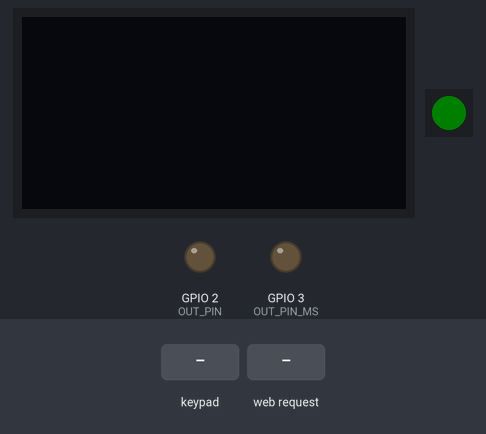
The program below on a simulated ESP32-S3. Shown: 128×64 one-colour display, 1 RGB LEDs in strip order, left to right, output pins drawn as LEDs (lit = HIGH). Wiring (inferred from the names in the program): 4×4 keypad with keys 1 2 3 A 4 5 6 B 7 8 9 C * 0 # D: rows GPIO 10, GPIO 11, GPIO 12, GPIO 13; columns GPIO 4, GPIO 5, GPIO 6, GPIO 7. The inputs (shaded band) are chosen by the test bench. Dim RGB values are drawn brighter than linear; EEPROM starts erased; pins used as bus, display or sensor lines are not drawn.

Above: at 1.2 s.
1.3 s: keypad keys 1 2 3 4 5 6 7 8 * pressed 0.4 s apart
At 2.3 s:
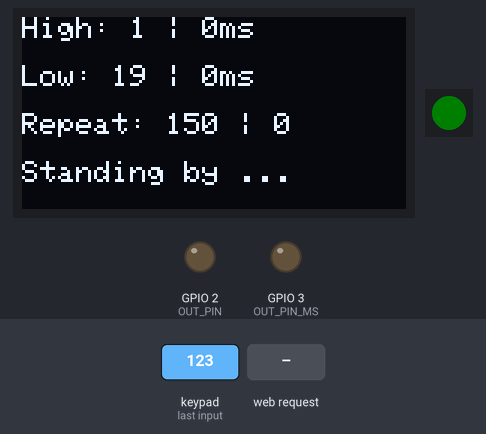
6.4 s: HTTP request GET /modeB?h=1&l=1&r=1 received
At 8.1 s:
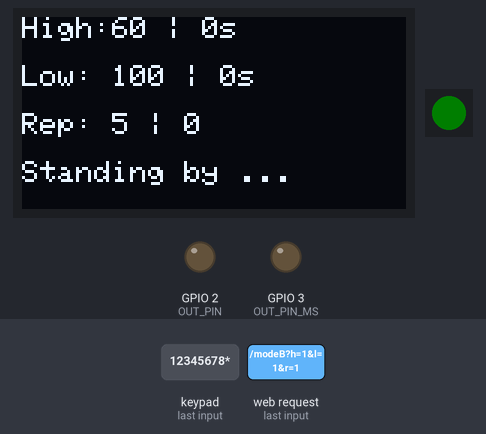
8.3 s: keypad keys 4 5 6 7 * pressed 0.4 s apart
At 10.7 s:
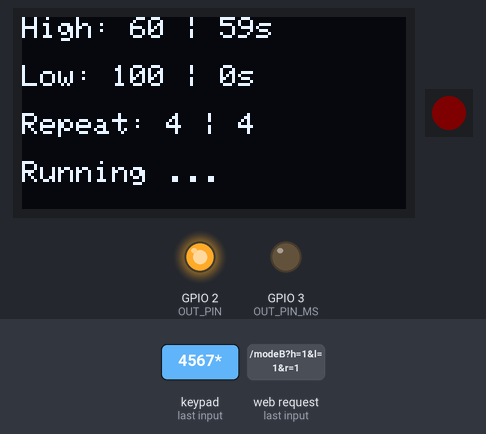
11.8 s: HTTP request GET /modeA?h=1&l=1&r=1 received
At 11.92 s:
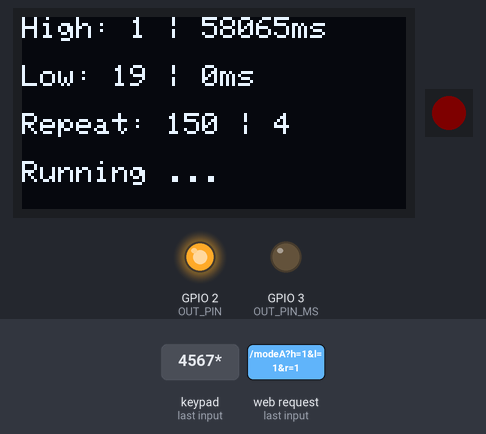
13.6 s: keypad keys 1 0 1 1 1 2 1 3 * pressed 0.4 s apart
At 16.6 s:
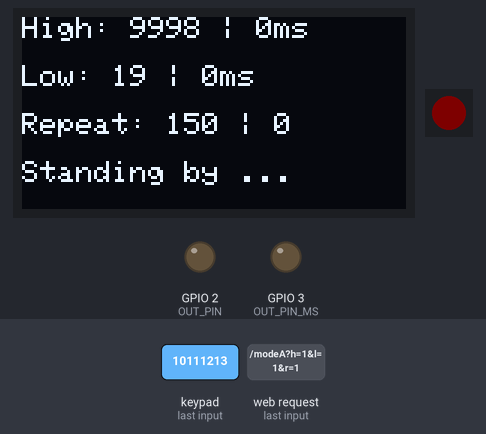
18.7 s: HTTP request GET /modeB received
At 19.7 s:
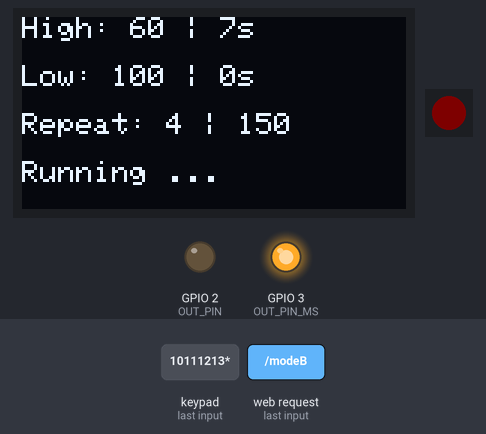
Timing chart, 0 to 28.3 s (numbered marks = the images above; inputs shaded):
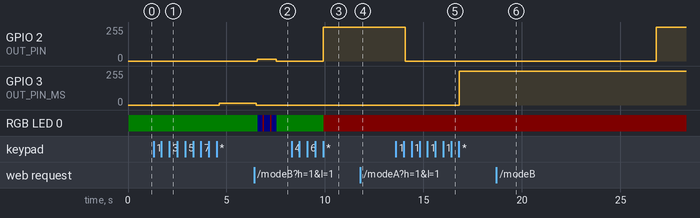

The program:

main.cpp
```cpp
#include <Arduino.h>
#include <Wire.h>
#include <Adafruit_GFX.h>
#include <Adafruit_SSD1306.h>
#include <Adafruit_NeoPixel.h>
#include <Keypad.h>
#include <Preferences.h>
#include <WiFi.h>
#include <WebServer.h>

// ==================== 引脚 ====================
#define OLED_SDA    19
#define OLED_SCL    20
#define RGB_PIN     48
#define OUT_PIN     2
#define OUT_PIN_MS  3

// ==================== OLED ====================
#define SCREEN_WIDTH  128
#define SCREEN_HEIGHT 64
Adafruit_SSD1306 display(SCREEN_WIDTH, SCREEN_HEIGHT, &Wire, -1);

// ==================== WS2812 ====================
#define NUMPIXELS 1
Adafruit_NeoPixel pixels(NUMPIXELS, RGB_PIN, NEO_GRB + NEO_KHZ800);

// ==================== 4x4 键盘 ====================
const byte ROWS = 4, COLS = 4;
char keys[ROWS][COLS] = {
  {'1','2','3','A'},
  {'4','5','6','B'},
  {'7','8','9','C'},
  {'*','0','#','D'}
};
byte rowPins[ROWS] = {10,11,12,13};
byte colPins[COLS]  = {4,5,6,7};
Keypad keypad = Keypad(makeKeymap(keys), rowPins, colPins, ROWS, COLS);

// ==================== WiFi ====================
const char* WIFI_SSID = "ESP32-GotoLab";
const char* WIFI_PASS = "12345678";
WebServer server(80);

// ==================== 参数（两套独立） ====================
unsigned long highTime, lowTime;
int repeatCount;

unsigned long highTime_s,  lowTime_s;   int repeatCount_s;
unsigned long highTime_ms, lowTime_ms;  int repeatCount_ms;

const unsigned long MIN_VAL = 0;
const unsigned long MAX_VAL = 9999;

bool isMsMode = false;

// ==================== 运行状态（volatile，双核共享） ====================
volatile bool     isRunning   = false;
volatile bool     outputHigh  = false;
volatile int      repCount    = 0;
volatile int      g_repeat    = 1;

volatile uint32_t g_highMs    = 500;
volatile uint32_t g_lowMs     = 500;
volatile uint32_t tickCount   = 0;
volatile uint32_t tickTarget  = 0;
volatile uint32_t dbg_remainMs = 0;

// 中断通知 UI 需要更新 RGB 灯和屏幕
// 0=无事, 1=变HIGH, 2=变LOW, 3=完成
volatile uint8_t rgbEvent = 0;

// ==================== 定时器就绪标志 ====================
volatile bool waveTimerReady = false;
hw_timer_t *waveTimer = NULL;

// ==================== 长按参数 ====================
const unsigned long HOLD_DELAY = 400;
const unsigned long FAST_RATE  = 60;

char          curKey     = 0;
char          lastKey    = 0;
bool          holdActive = false;
unsigned long pressStart = 0;
unsigned long lastRepeat = 0;

// ==================== Flash 存储 ====================
Preferences prefs;

// ==================== 函数声明 ====================
void loadData(); void saveData();
void updateScreen(); void forceUpdateScreen();
void setRGB(uint8_t r, uint8_t g, uint8_t b);
void startWave(); void stopWave();
void modify(char k);
char scanKey();
void switchToSecondMode(); void switchToMsMode();
void startWiFi();
void handleRoot(); void handleSet();
void handleStart(); void handleStop();
void handleModeA(); void handleModeB();

// ==============================================
// 核心1：定时器中断，固定每 1ms 触发一次
// ==============================================
void IRAM_ATTR onWaveTimer() {
  if (!isRunning) return;

  tickCount++;
  dbg_remainMs = (tickTarget > tickCount) ? (tickTarget - tickCount) : 0;

  if (tickCount < tickTarget) return;

  if (outputHigh) {
    // 高电平结束 → 切低电平
    if (isMsMode) digitalWrite(OUT_PIN_MS, LOW);
    else          digitalWrite(OUT_PIN,    LOW);
    outputHigh   = false;
    tickCount    = 0;
    tickTarget   = g_lowMs;
    dbg_remainMs = g_lowMs;
    rgbEvent     = 2;  // 通知UI变蓝

  } else {
    // 低电平结束 → 检查 repeat
    repCount++;
    if (repCount >= g_repeat) {
      // 全部完成
      if (isMsMode) digitalWrite(OUT_PIN_MS, LOW);
      else          digitalWrite(OUT_PIN,    LOW);
      isRunning    = false;
      outputHigh   = false;
      tickCount    = 0;
      tickTarget   = 0;
      dbg_remainMs = 0;
      rgbEvent     = 3;  // 通知UI变绿+刷屏
      return;
    }
    // 继续下一个高电平
    if (isMsMode) digitalWrite(OUT_PIN_MS, HIGH);
    else          digitalWrite(OUT_PIN,    HIGH);
    outputHigh   = true;
    tickCount    = 0;
    tickTarget   = g_highMs;
    dbg_remainMs = g_highMs;
    rgbEvent     = 1;  // 通知UI变红
  }
}

// ==============================================
// 核心1 任务
// ==============================================
void wave_task(void *arg) {
  waveTimer = timerBegin(1, 80, true);
  timerAttachInterrupt(waveTimer, &onWaveTimer, true);
  timerAlarmWrite(waveTimer, 1000, true);  // 固定 1ms auto-reload
  waveTimerReady = true;
  while (1) {
    vTaskDelay(pdMS_TO_TICKS(100));
  }
}

// ==============================================
// 核心0 任务：全部 UI 逻辑
// ==============================================
void ui_task(void *arg) {
  Wire.begin(OLED_SDA, OLED_SCL);
  display.begin(SSD1306_SWITCHCAPVCC, 0x3C);
  display.setTextSize(1);
  display.setTextColor(SSD1306_WHITE);

  pixels.begin();
  setRGB(0, 255, 0);  // 启动时绿色

  pinMode(OUT_PIN,    OUTPUT); digitalWrite(OUT_PIN,    LOW);
  pinMode(OUT_PIN_MS, OUTPUT); digitalWrite(OUT_PIN_MS, LOW);

  for (byte r = 0; r < ROWS; r++) {
    pinMode(rowPins[r], OUTPUT);
    digitalWrite(rowPins[r], HIGH);
  }
  for (byte c = 0; c < COLS; c++) pinMode(colPins[c], INPUT_PULLUP);

  loadData();
  startWiFi();
  updateScreen();

  while (1) {
    server.handleClient();
    curKey = scanKey();

    // ---- 处理中断发来的 RGB 事件 ----
    if (rgbEvent != 0) {
      uint8_t ev = rgbEvent;
      rgbEvent = 0;
      if (!isMsMode) {
        if      (ev == 1) setRGB(255, 0, 0);   // HIGH → 红
        else if (ev == 2) setRGB(0, 0, 255);   // LOW  → 蓝
        else if (ev == 3) setRGB(0, 255, 0);   // 完成 → 绿
      }
      if (ev == 3) {
        // 完成时强制刷屏，不受节流限制
        forceUpdateScreen();
        lastKey = 0; curKey = 0;
        vTaskDelay(pdMS_TO_TICKS(50));
        continue;
      }
    }

    // ---- 运行中：只允许按 0 停止 ----
    if (isRunning) {
      if (curKey == '0' && lastKey != '0') {
        stopWave();
      }
      lastKey = curKey;
      updateScreen();
      vTaskDelay(pdMS_TO_TICKS(50));
      continue;
    }

    // ---- 空闲：完整按键处理 ----
    unsigned long now = millis();

    if (curKey != lastKey) {
      if (curKey != 0) {
        pressStart = now;
        lastRepeat = now;
        holdActive = false;

        if (curKey == '*') {
          lastKey = curKey;
          startWave();
          continue;
        }
        if (curKey == '0') {
          lastKey = curKey;
          stopWave();
          continue;
        }

        modify(curKey);
        saveData();
        updateScreen();
      }
      lastKey = curKey;
    }

    // 长按快速调值
    if (curKey != 0 && curKey != '*' && curKey != '0') {
      if (!holdActive && now - pressStart >= HOLD_DELAY) {
        holdActive = true;
        lastRepeat = now;
      }
      if (holdActive && now - lastRepeat >= FAST_RATE) {
        modify(curKey);
        saveData();
        updateScreen();
        lastRepeat = now;
      }
    }

    vTaskDelay(pdMS_TO_TICKS(10));
  }
}

// ==============================================
void setup() {
  Serial.begin(115200);
  xTaskCreatePinnedToCore(wave_task, "wave", 2048, NULL, 10, NULL, 1);
  xTaskCreatePinnedToCore(ui_task,   "ui",   8192, NULL,  5, NULL, 0);
}

void loop() {
  vTaskDelay(pdMS_TO_TICKS(1000));
}

// ==============================================
void startWave() {
  if (isRunning)       return;
  if (!waveTimerReady) return;

  if (isMsMode) {
    g_highMs = (uint32_t)highTime;
    g_lowMs  = (uint32_t)lowTime;
  } else {
    g_highMs = (uint32_t)highTime * 1000UL;
    g_lowMs  = (uint32_t)lowTime  * 1000UL;
  }

  g_repeat     = repeatCount;
  repCount     = 0;
  tickCount    = 0;
  tickTarget   = g_highMs;
  dbg_remainMs = g_highMs;
  outputHigh   = true;
  rgbEvent     = 0;

  if (isMsMode) digitalWrite(OUT_PIN_MS, HIGH);
  else          digitalWrite(OUT_PIN,    HIGH);

  if (!isMsMode) setRGB(255, 0, 0);  // 启动时红色

  isRunning = true;
  timerAlarmEnable(waveTimer);
  updateScreen();
}

// ==============================================
void stopWave() {
  timerAlarmDisable(waveTimer);
  isRunning    = false;
  outputHigh   = false;
  repCount     = 0;
  tickCount    = 0;
  tickTarget   = 0;
  dbg_remainMs = 0;
  rgbEvent     = 0;
  holdActive   = false;
  curKey  = 0;
  lastKey = 0;

  digitalWrite(OUT_PIN,    LOW);
  digitalWrite(OUT_PIN_MS, LOW);

  if (!isMsMode) setRGB(0, 255, 0);  // 停止时绿色
  forceUpdateScreen();
}

// ==============================================
char scanKey() {
  for (byte r = 0; r < ROWS; r++) {
    for (byte i = 0; i < ROWS; i++) digitalWrite(rowPins[i], HIGH);
    digitalWrite(rowPins[r], LOW);
    delayMicroseconds(10);
    for (byte c = 0; c < COLS; c++) {
      if (digitalRead(colPins[c]) == LOW) {
        for (byte i = 0; i < ROWS; i++) digitalWrite(rowPins[i], HIGH);
        return keys[r][c];
      }
    }
  }
  for (byte i = 0; i < ROWS; i++) digitalWrite(rowPins[i], HIGH);
  return 0;
}

// ==============================================
void modify(char k) {
  switch (k) {
    case '1': highTime    = constrain(highTime    - 1, MIN_VAL, MAX_VAL); break;
    case '2': highTime    = constrain(highTime    + 1, MIN_VAL, MAX_VAL); break;
    case '4': lowTime     = constrain(lowTime     - 1, MIN_VAL, MAX_VAL); break;
    case '5': lowTime     = constrain(lowTime     + 1, MIN_VAL, MAX_VAL); break;
    case '7': repeatCount = constrain(repeatCount - 1, 1, 9999);          break;
    case '8': repeatCount = constrain(repeatCount + 1, 1, 9999);          break;
    case 'A': switchToMsMode();     break;
    case 'B': switchToSecondMode(); break;
  }
}

// ==============================================
// 带节流的普通刷屏（运行中用）
void updateScreen() {
  static unsigned long lastScreen = 0;
  if (millis() - lastScreen < 100) return;
  lastScreen = millis();

  display.clearDisplay();
  const char* unit = isMsMode ? "ms" : "s";
  uint32_t rem = dbg_remainMs;

  display.setCursor(0, 0);
  display.print("High: "); display.print(highTime);
  display.print(" | ");
  if (isRunning && outputHigh)
    display.print(isMsMode ? rem : rem / 1000);
  else
    display.print(0);
  display.print(unit);

  display.setCursor(0, 16);
  display.print("Low: "); display.print(lowTime);
  display.print(" | ");
  if (isRunning && !outputHigh)
    display.print(isMsMode ? rem : rem / 1000);
  else
    display.print(0);
  display.print(unit);

  display.setCursor(0, 32);
  display.print("Repeat: "); display.print(repeatCount);
  display.print(" | ");
  display.print(isRunning ? (g_repeat - repCount) : 0);

  display.setCursor(0, 48);
  display.print(isRunning ? "Running ..." : "Standing by ...");

  display.display();
}

// 强制刷屏，不受节流限制（状态切换时用）
void forceUpdateScreen() {
  display.clearDisplay();
  const char* unit = isMsMode ? "ms" : "s";

  display.setCursor(0, 0);
  display.print("High:"); display.print(highTime);
  display.print(" | 0"); display.print(unit);

  display.setCursor(0, 16);
  display.print("Low: "); display.print(lowTime);
  display.print(" | 0"); display.print(unit);

  display.setCursor(0, 32);
  display.print("Rep: "); display.print(repeatCount);
  display.print(" | 0");

  display.setCursor(0, 48);
  display.print(isRunning ? "Running ..." : "Standing by ...");

  display.display();
}

// ==============================================
void setRGB(uint8_t r, uint8_t g, uint8_t b) {
  if (isMsMode) return;  // 毫秒模式不亮灯
  pixels.setPixelColor(0, pixels.Color(r, g, b));
  pixels.setBrightness(4);
  pixels.show();
}

// ==============================================
void loadData() {
  prefs.begin("timer", true);
  isMsMode       = prefs.getBool("mode",  true);
  highTime_s     = prefs.getULong("h_s",  60);
  lowTime_s      = prefs.getULong("l_s",  100);
  repeatCount_s  = prefs.getInt("r_s",    5);
  highTime_ms    = prefs.getULong("h_m",  1);
  lowTime_ms     = prefs.getULong("l_m",  19);
  repeatCount_ms = prefs.getInt("r_m",    150);
  prefs.end();

  if (isMsMode) {
    highTime = highTime_ms; lowTime = lowTime_ms; repeatCount = repeatCount_ms;
  } else {
    highTime = highTime_s;  lowTime = lowTime_s;  repeatCount = repeatCount_s;
  }
}

void saveData() {
  prefs.begin("timer", false);
  prefs.putBool("mode", isMsMode);
  if (isMsMode) {
    highTime_ms = highTime; lowTime_ms = lowTime; repeatCount_ms = repeatCount;
  } else {
    highTime_s  = highTime; lowTime_s  = lowTime; repeatCount_s  = repeatCount;
  }
  prefs.putULong("h_s", highTime_s);    prefs.putULong("l_s", lowTime_s);
  prefs.putInt("r_s",   repeatCount_s);
  prefs.putULong("h_m", highTime_ms);   prefs.putULong("l_m", lowTime_ms);
  prefs.putInt("r_m",   repeatCount_ms);
  prefs.end();
}

// ==============================================
void switchToSecondMode() {
  if (!isMsMode) return;
  saveData();
  isMsMode = false;
  highTime = highTime_s; lowTime = lowTime_s; repeatCount = repeatCount_s;
  saveData(); forceUpdateScreen();
}

void switchToMsMode() {
  if (isMsMode) return;
  saveData();
  isMsMode = true;
  highTime = highTime_ms; lowTime = lowTime_ms; repeatCount = repeatCount_ms;
  saveData(); forceUpdateScreen();
}

// ==============================================
// WiFi 网页控制
// ==============================================
void startWiFi() {
  WiFi.softAP(WIFI_SSID, WIFI_PASS);
  server.on("/",      handleRoot);
  server.on("/set",   handleSet);
  server.on("/start", handleStart);
  server.on("/stop",  handleStop);
  server.on("/modeA", handleModeA);
  server.on("/modeB", handleModeB);
  server.begin();
}

void handleRoot() {
  const char* unit = isMsMode ? "ms" : "s";
  String html = "<html><head><meta charset='utf-8'><title>ESP32 Timer</title></head>";
  html += "<body style='font-size:22px;text-align:center;margin-top:30px'>";
  html += "<h3>ESP32 波形发生器 (" + String(unit) + ")</h3>";
  html += "<p>状态: " + String(isRunning ? "运行中" : "待机") + "</p>";
  html += "<form action='/set'>";
  html += "High: <input type='number' name='h' value='"+String(highTime)+"' max='9999'> "+String(unit)+"<br><br>";
  html += "Low:  <input type='number' name='l' value='"+String(lowTime) +"' max='9999'> "+String(unit)+"<br><br>";
  html += "Repeat: <input type='number' name='r' value='"+String(repeatCount)+"' min='1' max='9999'><br><br>";
  html += "<input type='submit' value='保存设置' style='width:160px;height:40px'><br><br>";
  html += "</form>";
  html += "<button onclick='location.href=\"/start\"' style='width:160px;height:40px'>启动</button><br><br>";
  html += "<button onclick='location.href=\"/stop\"'  style='width:160px;height:40px'>停止</button><br><br>";
  html += "<button onclick='location.href=\"/modeA\"' style='width:160px;height:40px'>A(ms)</button> ";
  html += "<button onclick='location.href=\"/modeB\"' style='width:160px;height:40px'>B(s)</button>";
  html += "</body></html>";
  server.send(200, "text/html", html);
}

void handleSet() {
  if (server.hasArg("h")) highTime    = constrain((unsigned long)server.arg("h").toInt(), 0, 9999);
  if (server.hasArg("l")) lowTime     = constrain((unsigned long)server.arg("l").toInt(), 0, 9999);
  if (server.hasArg("r")) repeatCount = constrain(server.arg("r").toInt(), 1, 9999);
  if (isMsMode) { highTime_ms = highTime; lowTime_ms = lowTime; repeatCount_ms = repeatCount; }
  else          { highTime_s  = highTime; lowTime_s  = lowTime; repeatCount_s  = repeatCount; }
  saveData(); forceUpdateScreen();
  server.sendHeader("Location", "/"); server.send(303);
}

void handleStart() { startWave(); server.sendHeader("Location", "/"); server.send(303); }
void handleStop()  { stopWave();  server.sendHeader("Location", "/"); server.send(303); }
void handleModeA() { switchToMsMode();     server.sendHeader("Location", "/"); server.send(303); }
void handleModeB() { switchToSecondMode(); server.sendHeader("Location", "/"); server.send(303); }
```

Measured:
- after the input at 1.3 s, GPIO 3 (OUT_PIN_MS): 0/255 → 13/255 after 3.3 s; the display: first changes at once (image 1 shows a later state)
- after the input at 6.4 s, GPIO 2 (OUT_PIN): 0/255 → 13/255 after 0.16 s, → 0/255 0.96 s later; GPIO 3 (OUT_PIN_MS): 13/255 → 0/255 after 0.10 s instead of 1.1 s; the display: first differs from a run without the input after 0.19 s (image 2 shows a later state)
- after the input at 8.3 s, GPIO 2 (OUT_PIN): 0/255 → 255/255 after 1.6 s; RGB LED 0: RGB(0, 4, 0) → RGB(4, 0, 0) after 1.6 s; the display: first changes at once (image 3 shows a later state)
- after the input at 11.8 s, the display: first changes at once (image 4 shows a later state)
- after the input at 13.6 s, GPIO 2 (OUT_PIN): 255/255 → 0/255 after 0.46 s; GPIO 3 (OUT_PIN_MS): 0/255 → 255/255 after 3.2 s
- after the input at 18.7 s, GPIO 2 (OUT_PIN): 0/255 → 255/255 after 8.1 s; GPIO 3 (OUT_PIN_MS): stays 255/255 (without the input it goes to 0/255 after 8.1 s); the display: first changes after 0.08 s (image 6 shows a later state)
- what the display in image 6 shows lasts 1.0 s, from 18.9 s to 19.9 s
